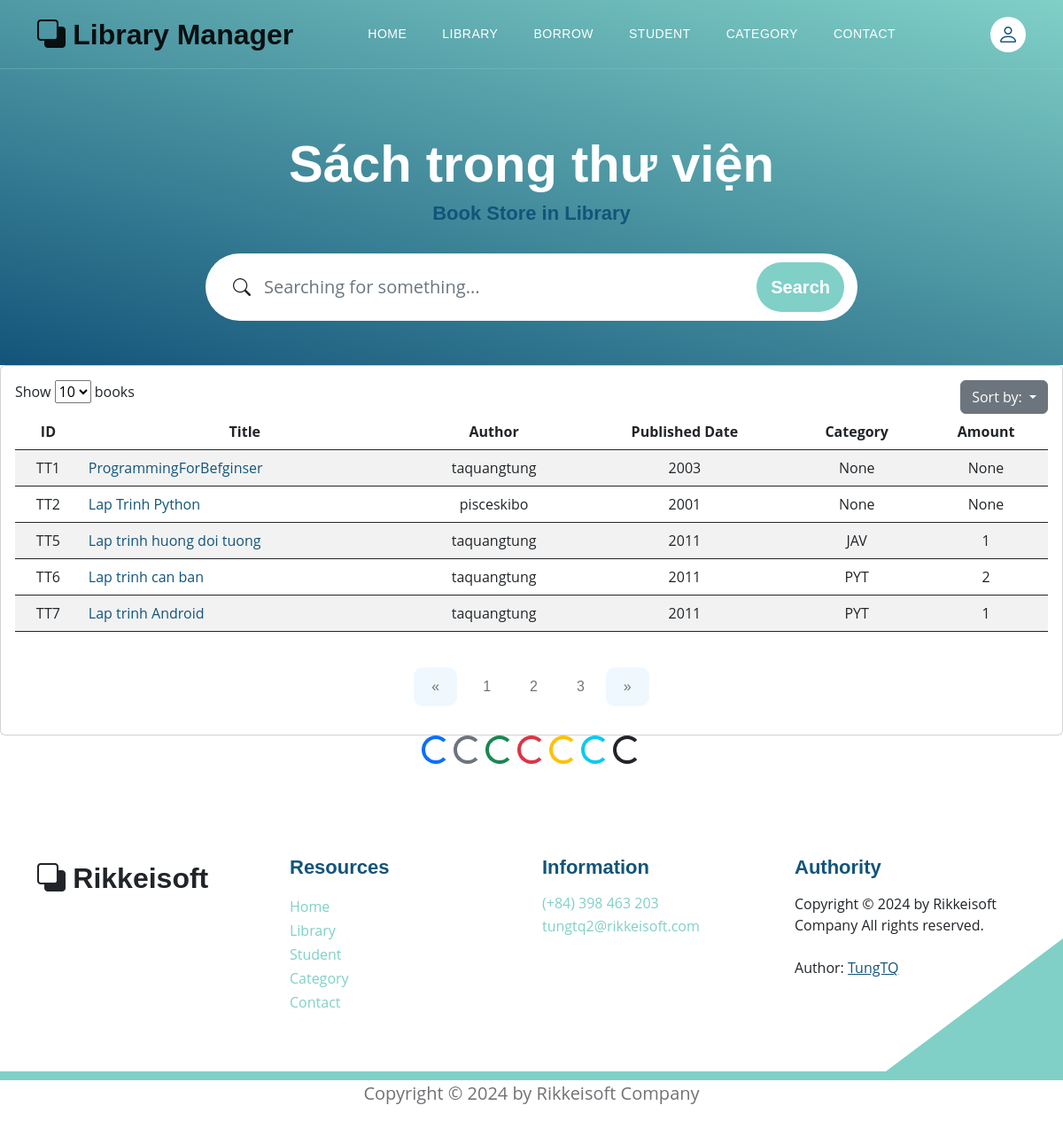
Before: /books/sort_books?choice=id with the older database file.
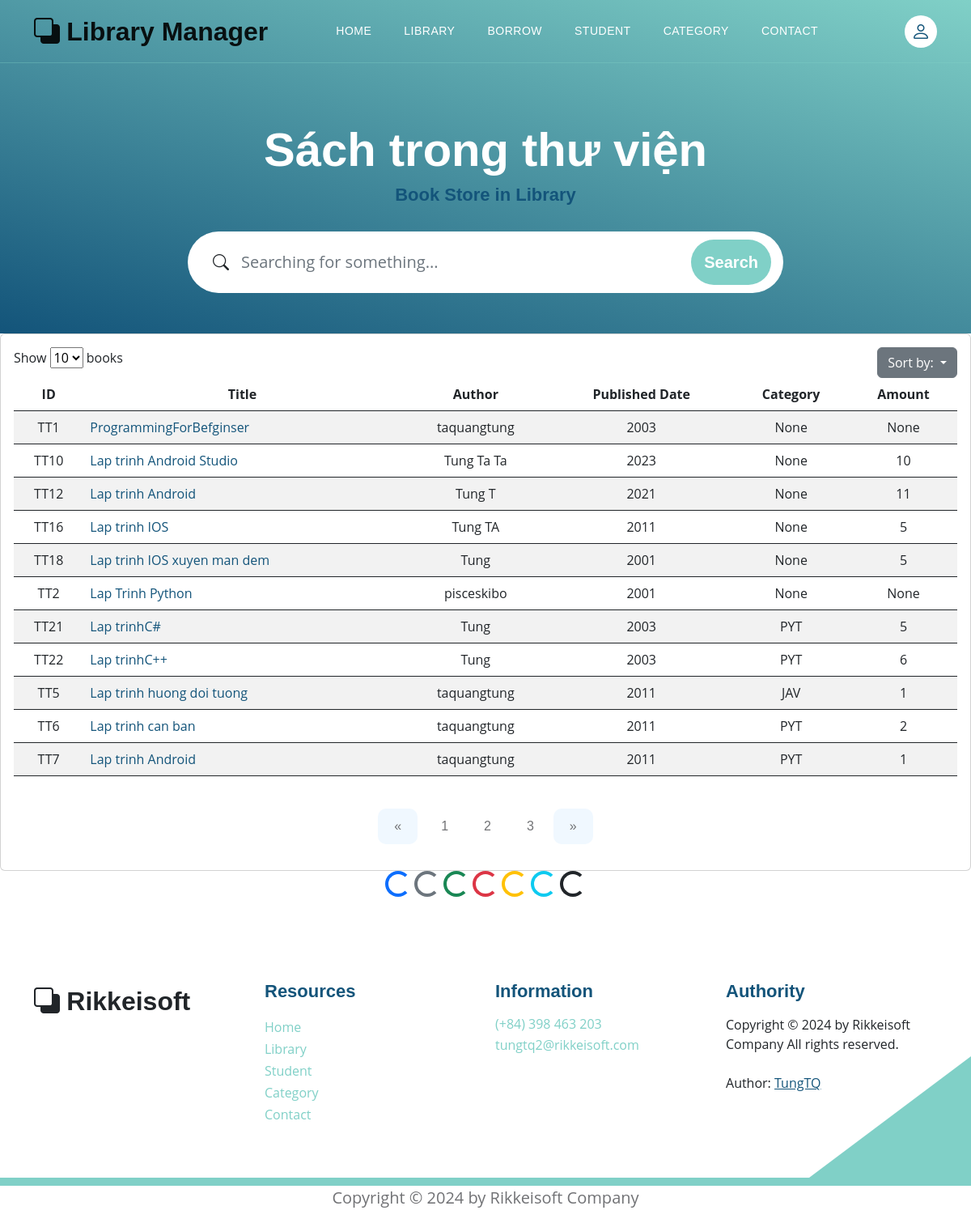
After: the same page with the newer database file.
### models.py (models this page shows, shortened)
class Book(Base):
    __tablename__ = 'books'
    username_id = Column(String(30), ForeignKey('users.username'), nullable=False)
    id_book = Column(String(30), primary_key=True, unique=True, index=True)         # Số thứ tự sách
    title = Column(String(100), index=True)      # Tiêu đề sách
    author = Column(String(100), index=True)     # Tác giả
    year = Column(Integer)                  # Năm xuất bản
    quantity_amount = Column(Integer, index=True, default=0)
    category_id = Column(String(10), ForeignKey('category.category_id'), nullable=False)
    insert_at = Column(DateTime, index = True)
    insert_id = Column(String(30), index = True)
    update_at = Column(DateTime,index=True)
    update_id = Column(String(30), index = True)
    delete_at = Column(DateTime,index=True)
    delete_id = Column(String(30), index = True)
    delete_flag = Column(Integer, index=True)
    user = relationship("User", back_populates="books")
    category = relationship("Category", back_populates="category_books")
    borrows = relationship("BorrowBook", back_populates="book_borrow")
    borrowfinal = relationship("BorrowBookFinal", back_populates="book_borrow_final")

class Category(Base):
    __tablename__ = 'category'
    category_id = Column(String(10), primary_key=True, index=True)
    category_name = Column(String(50), index=True)
    insert_at = Column(DateTime, index = True)
    insert_id = Column(String(30), index = True)
    update_at = Column(DateTime,index=True)
    update_id = Column(String(30), index = True)
    delete_at = Column(DateTime,index=True)
    delete_id = Column(String(30), index = True)
    delete_flag = Column(Integer, index=True)
    category_books = relationship("Book", back_populates="category")

### main.py (the view)
@app.get('/books/sort_books', response_class=HTMLResponse)
async def sort_books(choice: str, request: Request, db: Session = Depends(models.get_db)):
    if choice == "year":
        books = db.query(models.Book).order_by(models.Book.year)
    elif choice == "id":
        books = db.query(models.Book).order_by(models.Book.id_book)
    books = books.filter(models.Book.delete_flag != 1).all()
    return templates.TemplateResponse("sorting_book.html", {"request": request, "books": books})

### templates/sorting_book.html (shortened to what the changed rows need)
{% extends "base.html" %}
{% block content %}
<section class="hero-section d-flex justify-content-center align-items-center" id="section_1"
    style="padding-bottom: 50px;">
    <div class="container">
        <div class="row">
            <div class="col-lg-8 col-12 mx-auto">
                <h1 class="text-white text-center"> Sách trong thư viện </h1>
            </div>
        </div>
    </div>
</section>
<div class="card card-table comman-shadow">
    <div class="card-body">
        <div class="table-responsive">
            <div id="DataTables_Table_0_wrapper" class="dataTables_wrapper no-footer">
                <table
                    class="table border-0 star-student table-hover table-center mb-0 datatable table-striped dataTable no-footer"
                    id="DataTables_Table_0" aria-describedby="DataTables_Table_0_info">
                    <thead class="student-thread">
                        <tr style="text-align: center;">
                            <th class="sorting" tabindex="0" aria-controls="DataTables_Table_0" rowspan="1" colspan="1"
                                aria-label="ID: activate to sort column ascending">ID</th>
                            <th class="sorting" tabindex="0" aria-controls="DataTables_Table_0" rowspan="1" colspan="1"
                                aria-label="Title: activate to sort column ascending">Title</th>
                            <th class="sorting" tabindex="0" aria-controls="DataTables_Table_0" rowspan="1" colspan="1"
                                aria-label="Author: activate to sort column ascending">Author</th>
                            <th class="sorting" tabindex="0" aria-controls="DataTables_Table_0" rowspan="1" colspan="1"
                                aria-label="Published Date: activate to sort column ascending">Published Date</th>
                            <th class="sorting" tabindex="0" aria-controls="DataTables_Table_0" rowspan="1" colspan="1"
                                aria-label="Category: activate to sort column ascending">Category</th>
                            <th class="sorting" tabindex="0" aria-controls="DataTables_Table_0" rowspan="1" colspan="1"
                                aria-label="Action: activate to sort column ascending">Amount</th>
                        </tr>
                    </thead>
                    <tbody>
                        {% for book in books %}
                        <tr class="{% if loop.index is even %} even {% else %}odd{% endif %}">
                            <td style="text-align: center;">{{ book.id_book }}</td>
                            <td> <a href="#">{{ book.title }}</a></td>
                            <td style="text-align: center;">{{ book.author }}</td>
                            <td style="text-align: center;">{{ book.year }}</td>
                            <td style="text-align: center;">{{ book.category }}</td>
                            <td style="text-align: center;">{{ book.quantity_amount }}</td>
                        </tr>
                        {% endfor %}
                    </tbody>
                </table>
            </div>
        </div>
    </div>
</div>
{% endblock content %}

Changed rows visible on the page:
added Book: id_book "TT10", title "Lap trinh Android Studio", author "Tung Ta Ta", year "2023", category "None", quantity_amount "10"
added Book: id_book "TT12", title "Lap trinh Android", author "Tung T", year "2021", category "None", quantity_amount "11"
added Book: id_book "TT16", title "Lap trinh IOS", author "Tung TA", year "2011", category "None", quantity_amount "5"
added Book: id_book "TT18", title "Lap trinh IOS xuyen man dem", author "Tung", year "2001", category "None", quantity_amount "5"
added Book: id_book "TT21", title "Lap trinhC#", author "Tung", year "2003", category "PYT", quantity_amount "5"
added Book: id_book "TT22", title "Lap trinhC++", author "Tung", year "2003", category "PYT", quantity_amount "6"
